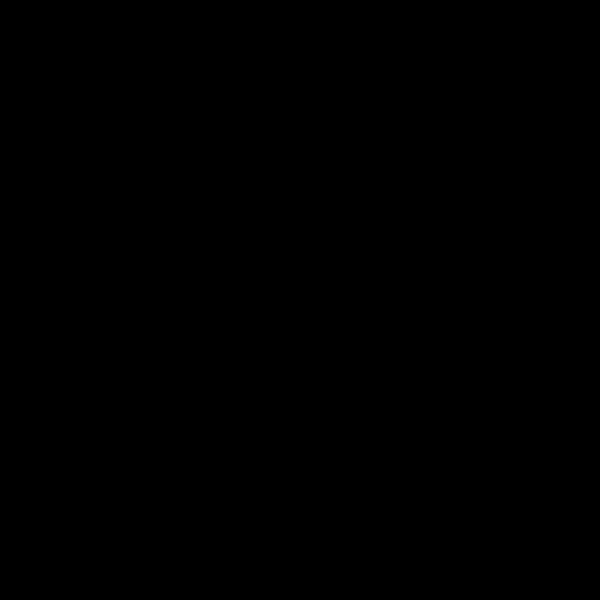
Frame 1 (no input)
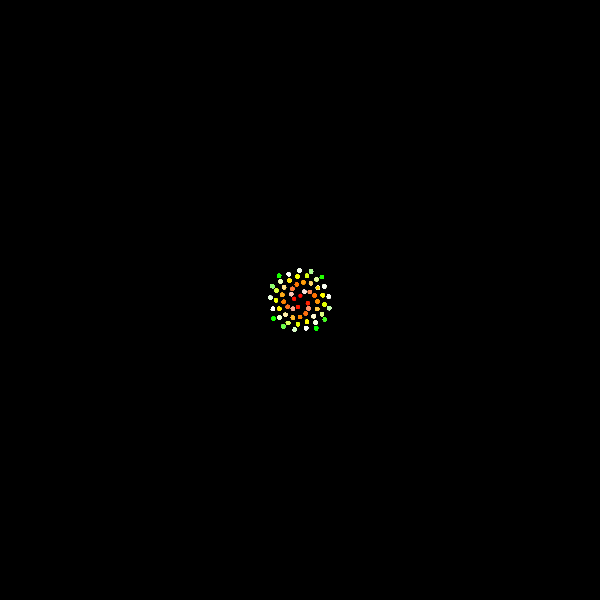
Frame 60 (no input)
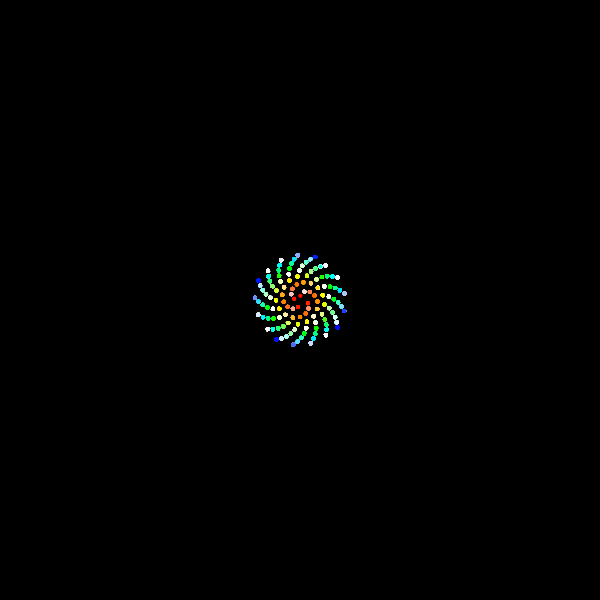
Frame 120 (the mouse pressed at the canvas centre since frame 60)

The p5.js sketch that drew these frames (run headless with seeded random() and noise() and a simulated clock; from frame 60 on, the mouse is pressed at the canvas centre):

// p5.js sketch
// ── sketch.js
/***************
	Phyllotaxis
	************/
// Global variables
const angle = 137.5		/* divergence angle */
const c = 3		/* scaling parameter */
let n = 0		/* ordering number of a floret, counting outward from the center */
let phi		/* angle between a reference direction and the position vector of the nth floret in a polar coordinate system originating at the center of the capitulum*/
let r		/* distance between the center of the capitulum and the center of the nth floret, given a constant scaling parameter */

const points = []
let start = 0

function setup() {
	createCanvas(600, 600)
	background(0)
	angleMode(DEGREES)
	colorMode(HSB)
}

function draw() {
	translate(width / 2, height / 2)
	rotate(n * 0.3)
	for (var i = 0; i < n; i++) {
		phi = n * angle
		r = c * sqrt(n)
		const x = r * cos(phi)
		const y = r * sin(phi)
		var hu = sin(start + i * 0.5)
		hu = map(hu, -1, 1, 0, 360)
		fill(n % 256, hu % 256, 256)
		noStroke()
		ellipse(x, y, 4, 4)
	}
	n += 2
	start += 5
}
